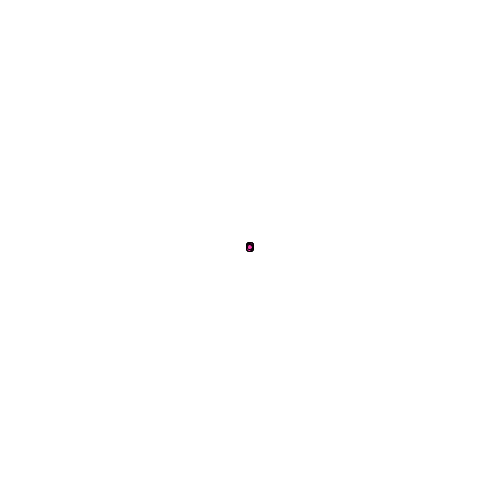
Frame 1 (no input)
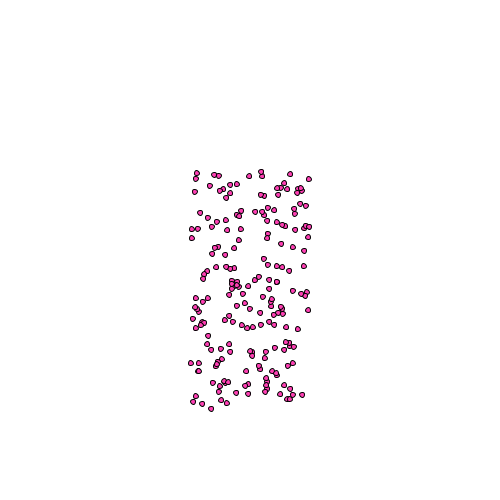
Frame 60 (the mouse pressed at the canvas centre just before this capture)
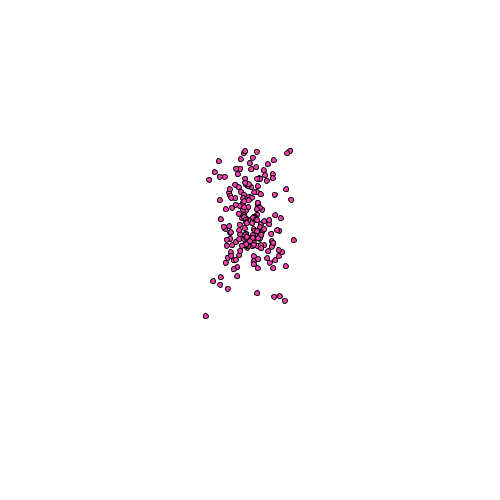
Frame 120 (the mouse held since frame 60 and released just before this capture)

The Processing sketch that drew these frames (run headless with seeded random() and noise(); from frame 60 on, the mouse is pressed at the canvas centre):

// Processing sketch: ParticleExplode
// ── ParticleExplode.pde
Particle [] particulos;

void setup(){
  size(500,500);
  
  particulos = new Particle[200];
  
  for(int i = 0; i < particulos.length; i++){
    particulos[i] = new Particle();
  }
}

void draw(){
  background(255);
  for(int i = 0; i < particulos.length; i++){
    particulos[i].update();
    particulos[i].display();
  }
}

class Particle{
  
  float x,y,velX,velY;
  
  Particle(){
    x = width/2;
    y = height/2;
    velX = random(-1,1);
    velY = random(-5,-1);
  }
  
  void reset(){
    x = width/2;
    y = height/2;
    velX = random(-1,1);
    velY = random(-5,-1);
  }
  
  void update(){
    // aplicar la velocidad
    x += velX;
    y += velY;
    
    velY += .125;
    
    if( y > height ){
      reset();
    }
  }
  
  void display(){
    fill(255, 63, 180);
    ellipse(x, y, 5, 5);
  }
  
  
  
}
